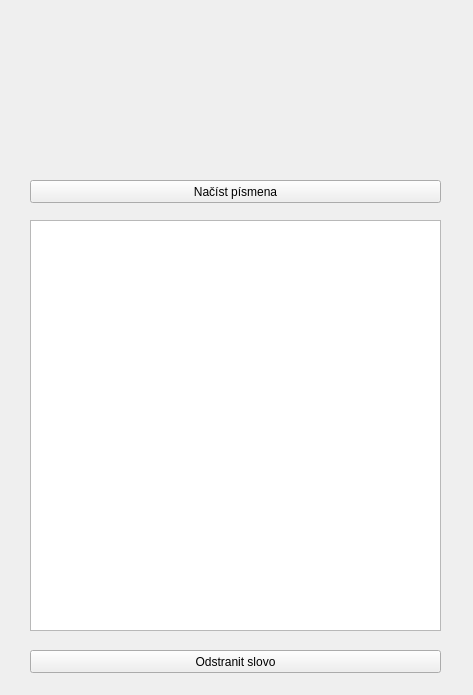
<?xml version="1.0" encoding="UTF-8"?>
<ui version="4.0">
 <class>MainWindow</class>
 <widget class="QMainWindow" name="MainWindow">
  <property name="windowModality">
   <enum>Qt::NonModal</enum>
  </property>
  <property name="geometry">
   <rect>
    <x>0</x>
    <y>0</y>
    <width>473</width>
    <height>695</height>
   </rect>
  </property>
  <property name="sizePolicy">
   <sizepolicy hsizetype="Fixed" vsizetype="Fixed">
    <horstretch>0</horstretch>
    <verstretch>0</verstretch>
   </sizepolicy>
  </property>
  <property name="minimumSize">
   <size>
    <width>473</width>
    <height>695</height>
   </size>
  </property>
  <property name="maximumSize">
   <size>
    <width>473</width>
    <height>695</height>
   </size>
  </property>
  <property name="windowTitle">
   <string>Slovní fotbal</string>
  </property>
  <property name="unifiedTitleAndToolBarOnMac">
   <bool>false</bool>
  </property>
  <widget class="QWidget" name="centralwidget">
   <widget class="QLabel" name="lblImage">
    <property name="geometry">
     <rect>
      <x>35</x>
      <y>42</y>
      <width>401</width>
      <height>111</height>
     </rect>
    </property>
    <property name="text">
     <string/>
    </property>
   </widget>
   <widget class="QPushButton" name="btnLoad">
    <property name="geometry">
     <rect>
      <x>30</x>
      <y>180</y>
      <width>411</width>
      <height>23</height>
     </rect>
    </property>
    <property name="text">
     <string>Načíst písmena</string>
    </property>
   </widget>
   <widget class="QPushButton" name="btnDelete">
    <property name="geometry">
     <rect>
      <x>30</x>
      <y>650</y>
      <width>411</width>
      <height>23</height>
     </rect>
    </property>
    <property name="text">
     <string>Odstranit slovo</string>
    </property>
   </widget>
   <widget class="QListWidget" name="listWidget">
    <property name="geometry">
     <rect>
      <x>30</x>
      <y>220</y>
      <width>411</width>
      <height>411</height>
     </rect>
    </property>
   </widget>
  </widget>
 </widget>
 <resources/>
 <connections/>
</ui>
